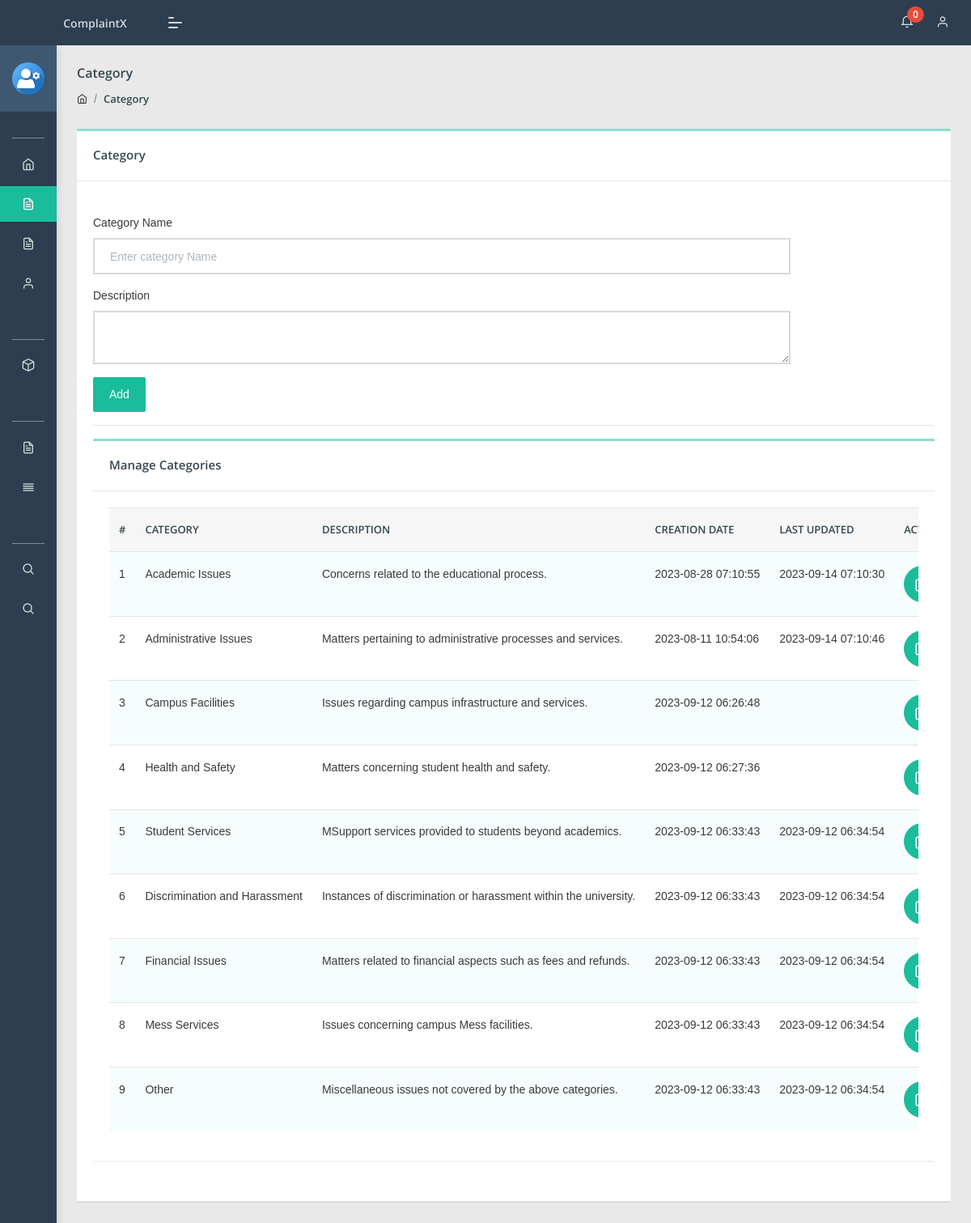
The app's page /admin/category.php (signed in) with its own data.
### tables this page shows
CREATE TABLE `category` (
  `id` int(11) NOT NULL,
  `categoryName` varchar(255) DEFAULT NULL,
  `categoryDescription` longtext DEFAULT NULL,
  `creationDate` timestamp NULL DEFAULT current_timestamp(),
  `updationDate` timestamp NULL DEFAULT NULL ON UPDATE current_timestamp()
);

### admin/category.php (the view, shortened to what this page needs)
<?php
include('include/config.php');
if(strlen($_SESSION['aid'])==0)
    {
header('location:index.php');
}
else{
?>
<!DOCTYPE html>
<html lang="en">
<head>
    <link rel="stylesheet" href="assets/css/style.css">
</head>
<body class="">
	<?php include('include/sidebar.php');?>
	<?php include('include/header.php');?>
<section class="pcoded-main-container">
    <div class="pcoded-content">
        <div class="page-header">
            <div class="page-block">
                <div class="row align-items-center">
                    <div class="col-md-12">
                        <div class="page-header-title">
                            <h5 class="m-b-10">Category</h5>
                        </div>
                        <ul class="breadcrumb">
                            <li class="breadcrumb-item"><a href="dashboard.php"><i class="feather icon-home"></i></a></li>
                            <li class="breadcrumb-item"><a href="category.php">Category</a></li>
                        </ul>
                    </div>
                </div>
            </div>
        </div>
        <div class="row">
            <div class="col-sm-12">
                <div class="card">
                    <div class="card-header">
                        <h5>Category</h5>
                    </div>
                    <div class="card-body">
                        <div class="row">
                            <div class="col-md-10">
                                    <br />
                                <form method="post" name="Category">
                                    <div class="form-group">
                                        <label for="exampleInputEmail1">Category Name</label>
                                        <input type="text"placeholder="Enter category Name"  name="category" class="form-control" required="true">
                                    </div>
                                      <div class="form-group">
                                        <label for="exampleInputEmail1">Description</label>
                                        <textarea  name="description" class="form-control" ></textarea>
                                    </div>
                                    <button type="submit" class="btn  btn-primary" name="submit">Add</button>
                                </form>
                            </div>
                        </div>
                     <hr>
                      <div class="row">
                            <div class="col-xl-12">
                <div class="card">
                    <div class="card-header">
                        <h5>Manage Categories</h5>
                    </div>
                    <div class="card-body table-border-style">
                        <div class="table-responsive">
                            <table class="table table-striped">
                                <thead>
                                    <tr>
                                            <th>#</th>
                                            <th>Category</th>
                                            <th>Description</th>
                                            <th>Creation date</th>
                                            <th>Last Updated</th>
                                            <th>Action</th>
                                        </tr>
                                </thead>
                                <tbody>
                                    <?php $query=mysqli_query($con,"select * from category");
$cnt=1;
while($row=mysqli_fetch_array($query))
{
?>
                                        <tr>
                                            <td><?php echo htmlentities($cnt);?></td>
                                            <td><?php echo htmlentities($row['categoryName']);?></td>
                                            <td><?php echo htmlentities($row['categoryDescription']);?></td>
                                            <td> <?php echo htmlentities($row['creationDate']);?></td>
                                            <td><?php echo htmlentities($row['updationDate']);?></td>
                                            <td>
                                            <a href="edit-category.php?id=<?php echo $row['id']?>" class="btn btn-icon btn-primary btn-xs"><i class="feather icon-edit"></i></a>
                                            </td>
                                        </tr>
                                        <?php $cnt=$cnt+1; } ?>
                                </tbody>
                            </table>
                        </div>
                    </div>
                </div>
            </div>
                        </div>
                    </div>
                </div>
            </div>
        </div>
    </div>
</section>
</body>
</html>
<?php } ?>

### admin/include/sidebar.php (shortened to what this page needs)
<nav class="pcoded-navbar  ">
	<div class="navbar-wrapper  ">
		<div class="navbar-content scroll-div " >
			<div class="">
				<div class="main-menu-header">
					<img class="img-radius" src="assets/images/user/user-gear.png" alt="User-Profile-Image">
					<div class="user-details">
					</div>
				</div>
			</div>
			<ul class="nav pcoded-inner-navbar ">
				<li class="nav-item pcoded-menu-caption">
				</li>
				<li class="nav-item">
				    <a href="dashboard.php" class="nav-link "><span class="pcoded-micon"><i class="feather icon-home"></i></span><span class="pcoded-mtext">Dashboard</span></a>
				</li>
				<li class="nav-item">
				    <a href="category.php" class="nav-link "><span class="pcoded-micon"><i class="feather icon-file-text"></i></span><span class="pcoded-mtext">Add Category</span></a>
				</li>
				<li class="nav-item">
				    <a href="subcategory.php" class="nav-link "><span class="pcoded-micon"><i class="feather icon-file-text"></i></span><span class="pcoded-mtext">Add Subcategory</span></a>
				</li>
				<li class="nav-item">
				    <a href="manage-users.php" class="nav-link "><span class="pcoded-micon"><i class="feather icon-user"></i></span><span class="pcoded-mtext">Manage Users</span></a>
				</li>
				<li class="nav-item pcoded-menu-caption">
				</li>
				<li class="nav-item pcoded-hasmenu">
					<a href="#!" class="nav-link "><span class="pcoded-micon"><i class="feather icon-box"></i></span><span class="pcoded-mtext">Manage Complaint</span></a>
				</li>
				<li class="nav-item pcoded-menu-caption">
				</li>
				<li class="nav-item">
				    <a href="between-date-userreport.php" class="nav-link "><span class="pcoded-micon"><i class="feather icon-file-text"></i></span><span class="pcoded-mtext">User Reports</span></a>
				</li>
				<li class="nav-item">
				    <a href="between-date-complaintreport.php" class="nav-link "><span class="pcoded-micon"><i class="feather icon-align-justify"></i></span><span class="pcoded-mtext">Complaints Report</span></a>
				</li>
				<li class="nav-item pcoded-menu-caption">
				</li>
				<li class="nav-item">
				    <a href="user-search.php" class="nav-link "><span class="pcoded-micon"><i class="feather icon-search"></i></span><span class="pcoded-mtext">User Search</span></a>
				</li>
				<li class="nav-item">
				    <a href="complaint-search.php" class="nav-link "><span class="pcoded-micon"><i class="feather icon-search"></i></span><span class="pcoded-mtext">Search Complaint</span></a>
				</li>
			</ul>
		</div>
	</div>
</nav>

### admin/include/header.php (shortened to what this page needs)
<header class="navbar pcoded-header navbar-expand-lg navbar-light header-dark">
				<div class="m-header">
					<a class="mobile-menu" id="mobile-collapse" href="#!"><span></span></a>
					<a href="dashboard.php" class="b-brand">
						<strong>ComplaintX</strong>
					</a>
				</div>
				<div class="collapse navbar-collapse">
					<ul class="navbar-nav ml-auto">
						<li>
							<div class="dropdown">
								<a class="dropdown-toggle" href="#" data-toggle="dropdown">
									<i class="icon feather icon-bell"></i>
									<?php
$rt = mysqli_query($con,"select tblcomplaints.*,users.fullName as name from tblcomplaints join users on users.id=tblcomplaints.userId where tblcomplaints.status is null");
$num1 = mysqli_num_rows($rt);
?>
									<span class="badge badge-pill badge-danger"><?php echo htmlentities($num1)?></span>
								</a>
							</div>
						</li>
						<li>
							<div class="dropdown drp-user">
								<a href="#" class="dropdown-toggle" data-toggle="dropdown">
									<i class="feather icon-user"></i>
								</a>
							</div>
						</li>
					</ul>
				</div>
	</header>

### records on screen
category: categoryName "Academic Issues", categoryDescription "Concerns related to the educational process.", creationDate "2023-08-28 07:10:55", updationDate "2023-09-14 07:10:30"
category: categoryName "Administrative Issues", categoryDescription "Matters pertaining to administrative processes and services.", creationDate "2023-08-11 10:54:06", updationDate "2023-09-14 07:10:46"
category: categoryName "Campus Facilities", categoryDescription "Issues regarding campus infrastructure and services.", creationDate "2023-09-12 06:26:48"
category: categoryName "Health and Safety", categoryDescription "Matters concerning student health and safety.", creationDate "2023-09-12 06:27:36"
category: categoryName "Student Services", categoryDescription "MSupport services provided to students beyond academics.", creationDate "2023-09-12 06:33:43", updationDate "2023-09-12 06:34:54"
category: categoryName "Discrimination and Harassment", categoryDescription "Instances of discrimination or harassment within the university.", creationDate "2023-09-12 06:33:43", updationDate "2023-09-12 06:34:54"
category: categoryName "Financial Issues", categoryDescription "Matters related to financial aspects such as fees and refunds.", creationDate "2023-09-12 06:33:43", updationDate "2023-09-12 06:34:54"
category: categoryName "Mess Services", categoryDescription "Issues concerning campus Mess facilities.", creationDate "2023-09-12 06:33:43", updationDate "2023-09-12 06:34:54"
category: categoryName "Other", categoryDescription "Miscellaneous issues not covered by the above categories.", creationDate "2023-09-12 06:33:43", updationDate "2023-09-12 06:34:54"

### other values on screen
$num1 "0"
